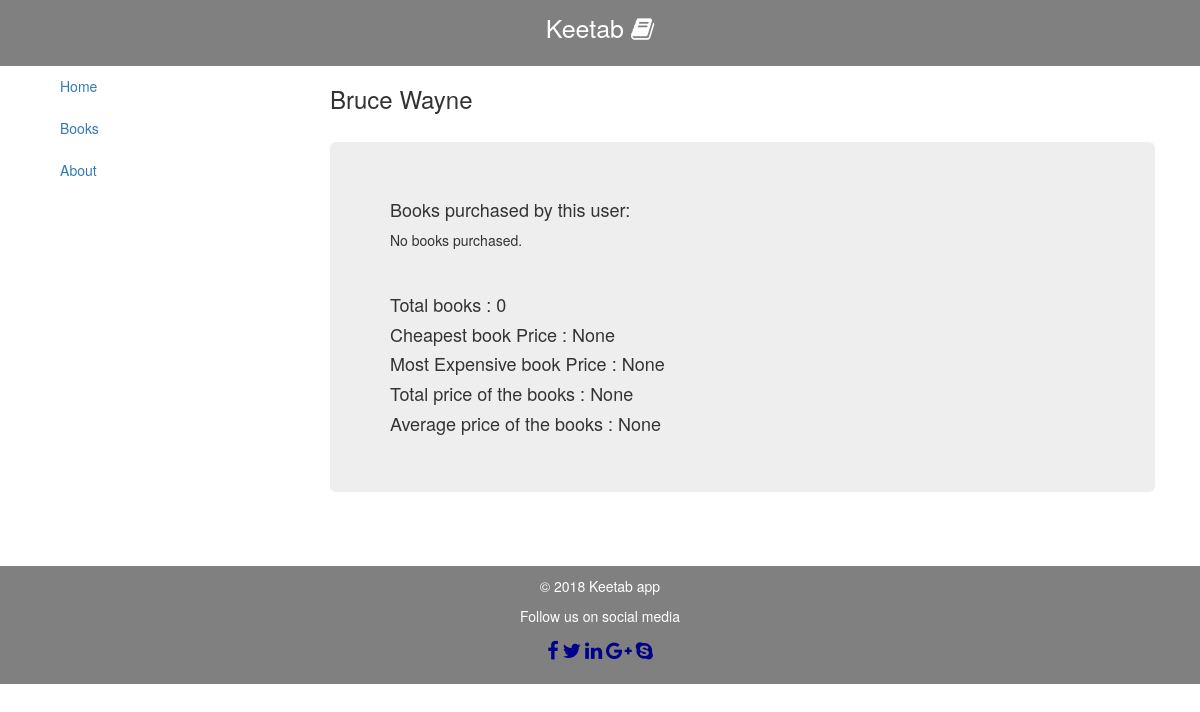
/user/2, run on the app's committed database.
### keetab_app/models.py (models this page shows, shortened)
class User(models.Model):
    first_name = models.CharField(max_length=80)
    last_name = models.CharField(max_length=80)
    age = models.IntegerField()
    number = models.IntegerField()
    city = models.CharField(max_length= 80)
    admin = models.BooleanField(default=False)
    balance = models.FloatField(default=0.0)
    @property
    def total_price(self):
        purchasedbooks = self.boughtbooks.all()
        sum = purchasedbooks.aggregate(Sum('book__price'))
        return sum['book__price__sum']
    def average_price(self):
        purchasedbooks = self.boughtbooks.all()
        avg = purchasedbooks.aggregate(Avg('book__price'))
        return avg['book__price__avg']
    def minimum_price(self):
        purchasedbooks = self.boughtbooks.all()
        min = purchasedbooks.aggregate(Min('book__price'))
        return min['book__price__min']
    def maximum_price(self):
        purchasedbooks = self.boughtbooks.all()
        max = purchasedbooks.aggregate(Max('book__price'))
        return max['book__price__max']

### keetab_app/views.py (the view)
# urls.py: url(r'^user/(?P<pk>\d+)$',views.UserDetailView.as_view(),name="user_detail"),
class UserDetailView(DetailView):
    model = User
    template_name = 'user_detail.html'

### templates/user_detail.html
{% extends 'keetab_app/base.html' %}
{% block body_block %}
<h3 >{{ user.first_name }} {{user.last_name}}</h3>
<br>
<div class="jumbotron">
<h4>Books purchased by this user:</h4>
{% for books in user.boughtbooks.all %}
<br>
    <p>Title : {{ books.book.title }}</p>
    <p>Price : {{ books.book.price }}</p>
    <p>Purchased date: {{books.purchased_date}}</p>
{% empty %}
    <p>No books purchased.</p>
{% endfor %}
<br>
  <h4>Total  books : {{ user.boughtbooks.count }}</h4>
  <h4>Cheapest book Price : {{ user.minimum_price}}</h4>
  <h4>Most Expensive book Price : {{user.maximum_price}} </h4>
  <h4>Total price of the books : {{user.total_price}} </h4>
  <h4>Average price of the books : {{user.average_price}} </h4>
</div>
{% endblock %}

### keetab_app/static/css/mystyle.css (style rules this page uses)
.jumbotron p { font-size: 14px; }

### data on the page
User: first_name "Bruce", last_name "Wayne", boughtbooks.count "0", minimum_price "None", maximum_price "None", total_price "None", average_price "None"
